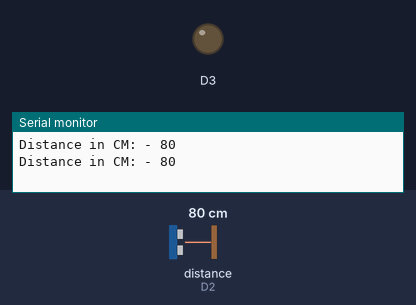
Simulated run of this sketch. Board: ESP8266 (NodeMCU). Parts: output pins drawn as LEDs (lit = HIGH), the last lines printed to the serial monitor. Wiring (inferred from the names in the program): ultrasonic range finder: trigger D1; echo D2. Inputs (shaded band) come from the test bench; at power-on: distance to the obstacle (sensor on D2) 80 cm. The echo pulse lasts 58.3 µs per cm; WiFi joins after 1.5 s; servers stay silent unless stated; pins used as bus, display or sensor lines are not drawn.

Above: at 3.0 s.
3.1 s: distance to the obstacle (sensor on D2) set to 32 cm
5.0 s: distance to the obstacle (sensor on D2) set to 27 cm
At 6.5 s:
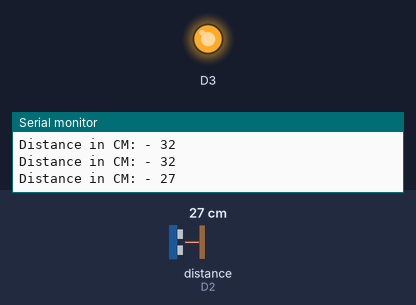
7.3 s: distance to the obstacle (sensor on D2) set to 35 cm
At 8.3 s:
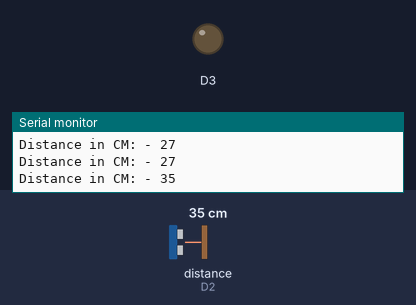
9.3 s: distance to the obstacle (sensor on D2) set to 2 cm
At 11.2 s:
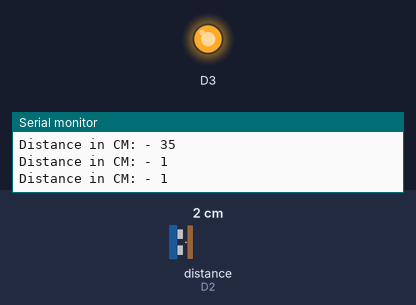
Timing chart, 0 to 12.3 s (numbered marks = the images above; inputs shaded):
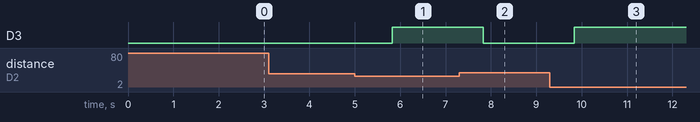

The sketch:

LDR.ino
```cpp
// Code to use the LDR with NodeMCU
#define BLYNK_PRINT Serial
#include <ESP8266WiFi.h>
#include <BlynkSimpleEsp8266.h>


// You should get Auth Token in the Blynk App.

char auth[] = "sM2jtTWNqCKAnkRagGmPJ701ZUMTTd3w";

// Your WiFi credentials.
// Set password to "" for open networks.

char ssid[] = "nikhil";
char pass[] = "oneplusone";

WidgetLCD lcd(V1);

#define TRIGGERPIN D1
#define ECHOPIN  D2

void setup()
{
 // Debug console
 Serial.begin(9600);

pinMode(TRIGGERPIN, OUTPUT);
  pinMode(ECHOPIN, INPUT);
  Blynk.begin(auth, ssid, pass);


 lcd.clear(); //Use it to clear the LCD Widget
 lcd.print(0, 0, "Distance in cm");
}

void loop()
{

 long duration, distance;
 digitalWrite(TRIGGERPIN, LOW);
 delayMicroseconds(2);
 pinMode(D3,OUTPUT);

 digitalWrite(TRIGGERPIN, HIGH);
 delayMicroseconds(10);

 digitalWrite(TRIGGERPIN, LOW);
 duration = pulseIn(ECHOPIN, HIGH);
 distance = (duration/2) / 29.1;


 lcd.clear();
 lcd.print(0, 0, "Distance in cm"); // use: (position X: 0-15, position Y: 0-1, "Message you want to print")
  Blynk.virtualWrite(V0,distance);
 lcd.print(7, 1, distance);
 Blynk.virtualWrite(V2,distance);
 Serial.print("Distance in CM: - ");
 Serial.println(distance);
 if(distance <31)
 {
  digitalWrite(D3,HIGH);
  }
  else
  {
    digitalWrite(D3,LOW);}
 Blynk.run();

 delay(1000);

}
```

Measured:
- the behaviour switches between 31 and 30 cm on distance to the obstacle (sensor on D2) (found by bisection; images 0 and 1)
- after the input at 5.0 s, D3: LOW → HIGH after 0.83 s
- after the input at 7.3 s, D3: HIGH → LOW after 0.53 s
- after the input at 9.3 s, D3: LOW → HIGH after 0.54 s
